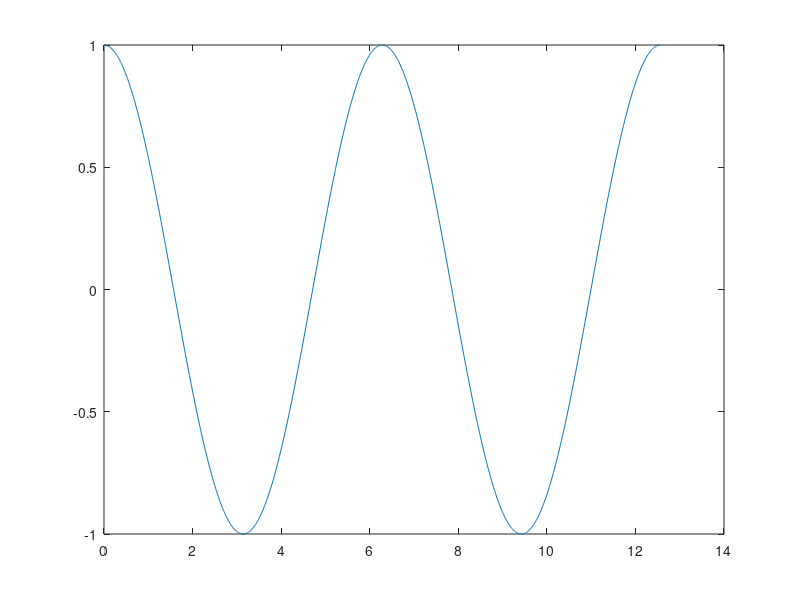
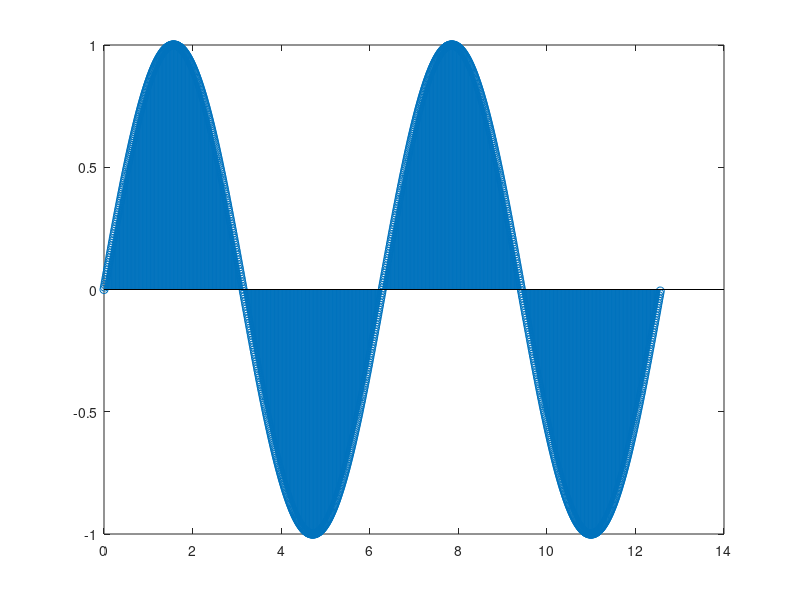

MATLAB code to generate these figures, in order:
%Plotting sine and cosine curve
close all
clear
clc
ts=0.01;
x=[0:ts:4*pi];
y=cos(x);
z=sin(x);
figure();
plot(x,y);
figure();
stem(x,z);